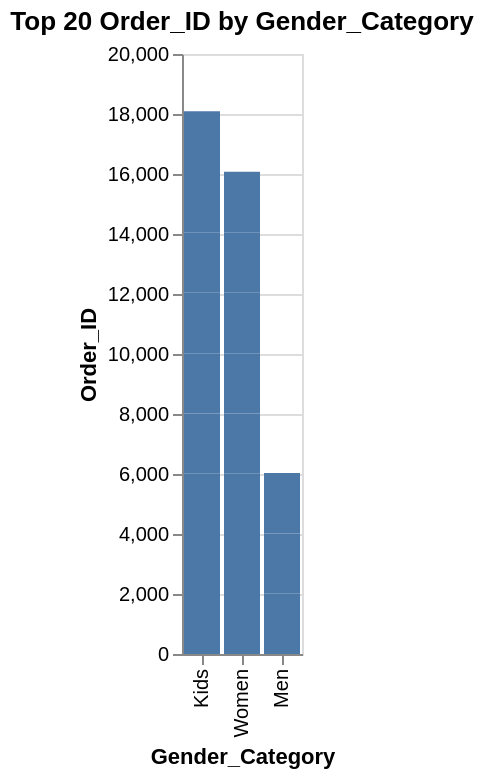

Source (Vega-Lite JSON):
### Vega-Lite specification from a JSON file in a GitHub repository (floating-point values rounded to 4 significant figures)
{"config": {"view": {"continuousWidth": 300, "continuousHeight": 300}}, "data": {"name": "data-6ffa5ed30428fcac8cd5d92ec80f1f34"}, "mark": {"type": "bar"}, "encoding": {"tooltip": [{"field": "Gender_Category", "type": "nominal"}, {"field": "Order_ID", "type": "quantitative"}], "x": {"field": "Gender_Category", "sort": "-y", "type": "nominal"}, "y": {"field": "Order_ID", "type": "quantitative"}}, "params": [{"name": "param_1", "select": {"type": "interval", "encodings": ["x", "y"]}, "bind": "scales"}], "title": "Top 20 Order_ID by Gender_Category", "$schema": "https://vega.github.io/schema/vega-lite/v5.20.1.json", "datasets": {"data-6ffa5ed30428fcac8cd5d92ec80f1f34": [{"Order_ID": 2000, "Gender_Category": "Kids", "Product_Line": "Training", "Product_Name": "SuperRep Go", "Size": "M", "Units_Sold": null, "MRP": null, "Discount_Applied": 0.47, "Revenue": 0.0, "Order_Date": "2024-03-09", "Sales_Channel": "Online", "Region": "bengaluru", "Profit": -770.5}, {"Order_ID": 2001, "Gender_Category": "Women", "Product_Line": "Soccer", "Product_Name": "Tiempo Legend", "Size": "M", "Units_Sold": 3.0, "MRP": 4958.0, "Discount_Applied": null, "Revenue": 0.0, "Order_Date": "2024-07-09", "Sales_Channel": "Retail", "Region": "Hyd", "Profit": -112.5}, {"Order_ID": 2002, "Gender_Category": "Women", "Product_Line": "Soccer", "Product_Name": "Premier III", "Size": "M", "Units_Sold": 4.0, "MRP": null, "Discount_Applied": null, "Revenue": 0.0, "Order_Date": null, "Sales_Channel": "Retail", "Region": "Mumbai", "Profit": 3337.0}, {"Order_ID": 2003, "Gender_Category": "Kids", "Product_Line": "Lifestyle", "Product_Name": "Blazer Mid", "Size": "L", "Units_Sold": null, "MRP": 9674.0, "Discount_Applied": null, "Revenue": 0.0, "Order_Date": "04-10-2024", "Sales_Channel": "Online", "Region": "Pune", "Profit": 3377.0}, {"Order_ID": 2004, "Gender_Category": "Kids", "Product_Line": "Running", "Product_Name": "React Infinity", "Size": "XL", "Units_Sold": null, "MRP": null, "Discount_Applied": null, "Revenue": 0.0, "Order_Date": "2024/09/12", "Sales_Channel": "Retail", "Region": "Delhi", "Profit": 187.9}, {"Order_ID": 2005, "Gender_Category": "Women", "Product_Line": "Training", "Product_Name": "Flex Trainer", "Size": "M", "Units_Sold": 1.0, "MRP": 7364.0, "Discount_Applied": null, "Revenue": 0.0, "Order_Date": null, "Sales_Channel": "Retail", "Region": "Delhi", "Profit": 1416.0}, {"Order_ID": 2006, "Gender_Category": "Men", "Product_Line": "Training", "Product_Name": "SuperRep Go", "Size": "M", "Units_Sold": null, "MRP": 6820.0, "Discount_Applied": null, "Revenue": 0.0, "Order_Date": "04-06-2025", "Sales_Channel": "Online", "Region": "Bangalore", "Profit": 1802.0}, {"Order_ID": 2007, "Gender_Category": "Kids", "Product_Line": "Training", "Product_Name": "SuperRep Go", "Size": "M", "Units_Sold": 1.0, "MRP": null, "Discount_Applied": 0.32, "Revenue": 0.0, "Order_Date": null, "Sales_Channel": "Retail", "Region": "Bangalore", "Profit": 2928.0}, {"Order_ID": 2008, "Gender_Category": "Women", "Product_Line": "Soccer", "Product_Name": "Premier III", "Size": "11", "Units_Sold": -1.0, "MRP": null, "Discount_Applied": null, "Revenue": 0.0, "Order_Date": "11-10-2024", "Sales_Channel": "Online", "Region": "Hyderabad", "Profit": -731.2}, {"Order_ID": 2009, "Gender_Category": "Men", "Product_Line": "Soccer", "Product_Name": "Mercurial Superfly", "Size": "M", "Units_Sold": 4.0, "MRP": null, "Discount_Applied": null, "Revenue": 0.0, "Order_Date": null, "Sales_Channel": "Online", "Region": "Pune", "Profit": 3930.0}, {"Order_ID": 2010, "Gender_Category": "Kids", "Product_Line": "Lifestyle", "Product_Name": "Waffle One", "Size": "L", "Units_Sold": 1.0, "MRP": 7950.0, "Discount_Applied": null, "Revenue": 0.0, "Order_Date": "2025/01/16", "Sales_Channel": "Online", "Region": "Pune", "Profit": 1966.0}, {"Order_ID": 2011, "Gender_Category": "Women", "Product_Line": "Training", "Product_Name": "Flex Trainer", "Size": "L", "Units_Sold": -1.0, "MRP": 9586.0, "Discount_Applied": null, "Revenue": 0.0, "Order_Date": null, "Sales_Channel": "Retail", "Region": "Hyd", "Profit": 1667.0}, {"Order_ID": 2018, "Gender_Category": "Kids", "Product_Line": "Lifestyle", "Product_Name": "Blazer Mid", "Size": null, "Units_Sold": -1.0, "MRP": null, "Discount_Applied": 0.86, "Revenue": 0.0, "Order_Date": "13-11-2024", "Sales_Channel": "Online", "Region": "Delhi", "Profit": 2109.0}, {"Order_ID": 2013, "Gender_Category": "Kids", "Product_Line": "Training", "Product_Name": "SuperRep Go", "Size": null, "Units_Sold": null, "MRP": 9671.0, "Discount_Applied": null, "Revenue": 0.0, "Order_Date": "19-09-2024", "Sales_Channel": "Online", "Region": "hyderbad", "Profit": 299.3}, {"Order_ID": 2014, "Gender_Category": "Women", "Product_Line": "Running", "Product_Name": "React Infinity", "Size": "11", "Units_Sold": null, "MRP": null, "Discount_Applied": null, "Revenue": 0.0, "Order_Date": "2025-04-12", "Sales_Channel": "Online", "Region": "Bangalore", "Profit": -1044.0}, {"Order_ID": 2015, "Gender_Category": "Kids", "Product_Line": "Basketball", "Product_Name": "Air Jordan", "Size": null, "Units_Sold": null, "MRP": 3286.0, "Discount_Applied": null, "Revenue": 0.0, "Order_Date": "31-05-2025", "Sales_Channel": "Retail", "Region": "Kolkata", "Profit": 1193.0}, {"Order_ID": 2016, "Gender_Category": "Women", "Product_Line": "Basketball", "Product_Name": "Air Jordan", "Size": "M", "Units_Sold": 1.0, "MRP": 9872.0, "Discount_Applied": 0.3, "Revenue": 6910.0, "Order_Date": null, "Sales_Channel": "Retail", "Region": "hyderbad", "Profit": 2453.0}, {"Order_ID": 2017, "Gender_Category": "Women", "Product_Line": "Basketball", "Product_Name": "Air Jordan", "Size": "9", "Units_Sold": 4.0, "MRP": null, "Discount_Applied": null, "Revenue": 0.0, "Order_Date": "17-03-2025", "Sales_Channel": "Retail", "Region": "Delhi", "Profit": 1946.0}, {"Order_ID": 2018, "Gender_Category": "Men", "Product_Line": "Training", "Product_Name": "Metcon 7", "Size": "XL", "Units_Sold": 0.0, "MRP": null, "Discount_Applied": 1.17, "Revenue": 0.0, "Order_Date": null, "Sales_Channel": "Online", "Region": "bengaluru", "Profit": -966.9}, {"Order_ID": 2019, "Gender_Category": "Kids", "Product_Line": "Running", "Product_Name": "Air Zoom", "Size": "6", "Units_Sold": 0.0, "MRP": 3424.0, "Discount_Applied": 0.32, "Revenue": 0.0, "Order_Date": "2025/01/17", "Sales_Channel": "Online", "Region": "Hyderabad", "Profit": 1915.0}]}}
